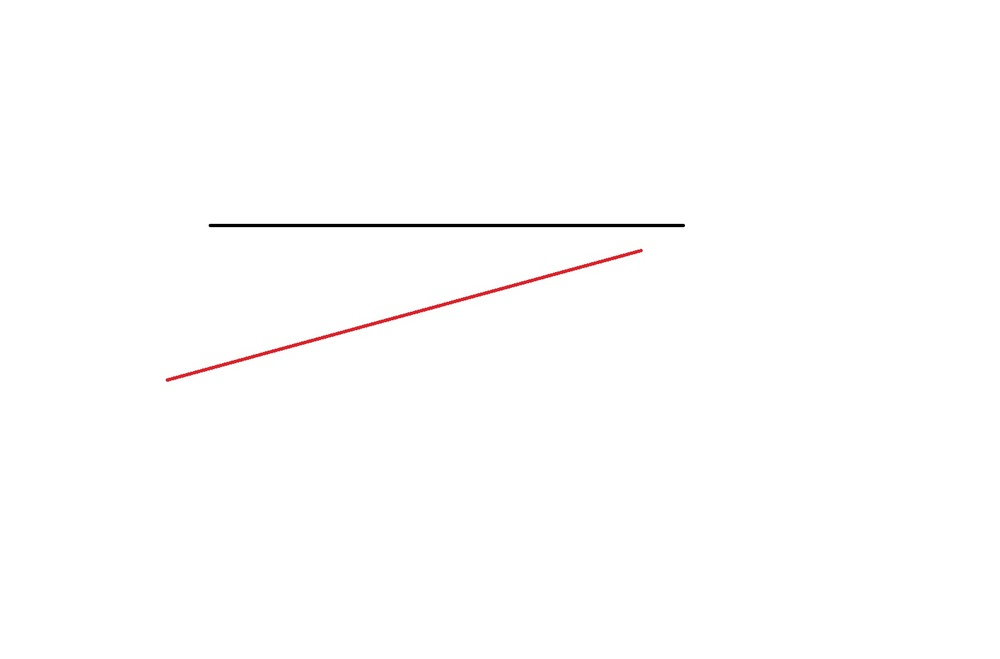
#> input picture two_lines.jpg, 1000 x 659 px, shrunk from 1514 x 998 before the run
$ python for_more_than_one_line.py
#> lines starting #> are read from the running program, lines starting #| are printed output that depends on the picture; after the words box and inside, x2 and y2 are one past the last pixel; in counts of white or black regions, pixels touching at a corner belong together
import cv2
import numpy as np

def detect_and_display_endpoints(image_path):
    # Load the image
#> called with image_path = 'two_lines.jpg'
    image = cv2.imread(image_path)
#> image is the input picture: shape (659, 1000, 3); mean B, G, R 253.8, 253.8, 254.2
    if image is None:
        print(f"Error: Unable to read image '{image_path}'. Check the file path.")
        return

    # Convert to grayscale
    gray = cv2.cvtColor(image, cv2.COLOR_BGR2GRAY)

    # Threshold the image to binary
    _, binary_image = cv2.threshold(gray, 127, 255, cv2.THRESH_BINARY_INV)
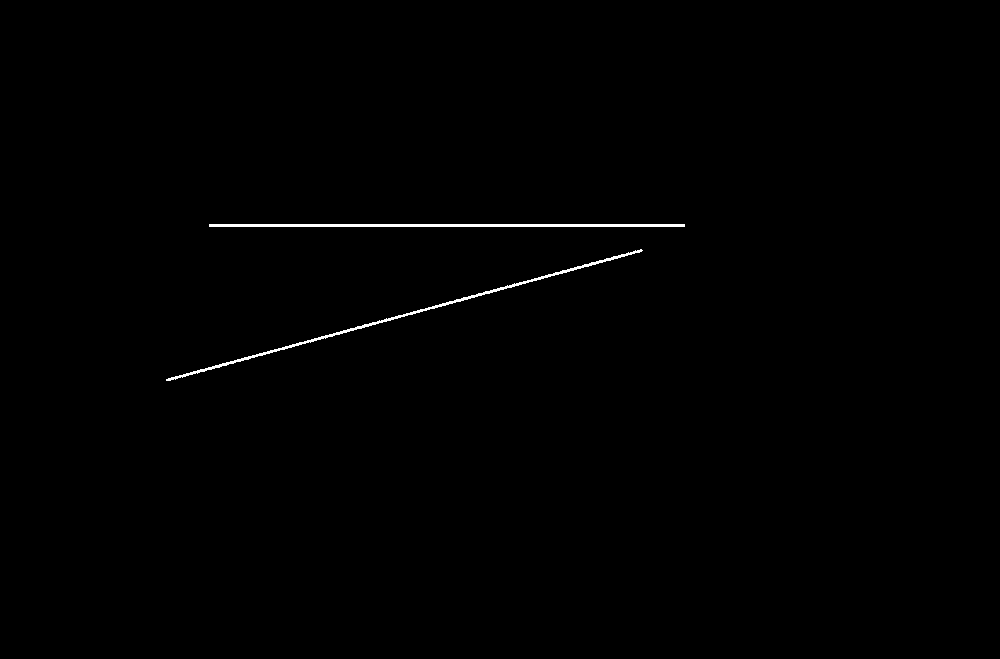
#> binary_image: shape (659, 1000); 0.43% white; 2 white regions, box (x1, y1, x2, y2) and area: (209, 224, 685, 227) 1428, (166, 249, 643, 381) 1374

    # Perform edge detection
    edges = cv2.Canny(binary_image, 50, 150, apertureSize=7)
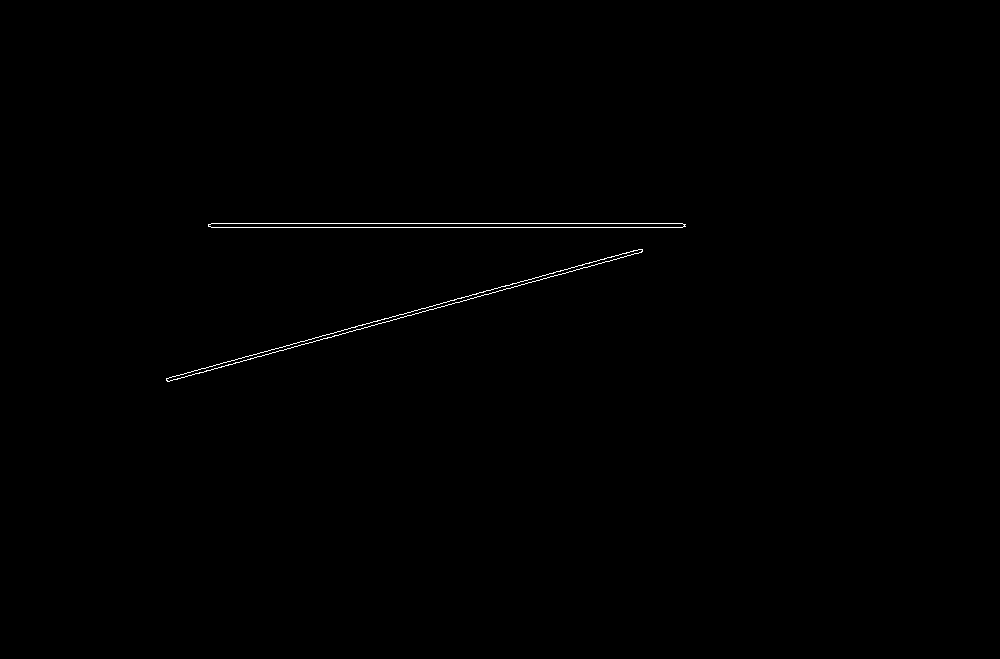
#> edges: shape (659, 1000); 0.29% white in thin lines or dots, all inside (x1, y1, x2, y2) = (166, 223, 686, 382)

    # Detect lines using Hough Line Transform
    lines = cv2.HoughLinesP(edges, 1, np.pi / 180, threshold=50, minLineLength=200, maxLineGap=70)
#> lines = [[211, 223, 682, 223], [211, 227, 682, 227], [166, 380, 587, 267], [194, 370, 560, 271], [358, 325, 642, 249], [400, 317, 641, 252], [166, 378, 377, 321]]

    if lines is None:
        print("No lines detected.")
        return

    # Copy the original image for displaying results
    output_image = image.copy()

    # List to store endpoints for all lines
    all_endpoints = []

    for line in lines:
        x1, y1, x2, y2 = line[0]
        start_point = (x1, y1)
        end_point = (x2, y2)
        all_endpoints.append((start_point, end_point))

        # Draw the detected line
        cv2.line(output_image, start_point, end_point, (0, 255, 0), 2)  # Green line

        # Mark the endpoints
        cv2.circle(output_image, start_point, 5, (0, 0, 255), -1)  # Red circle at start point
        cv2.circle(output_image, end_point, 5, (255, 0, 0), -1)  # Blue circle at end point
#> this loop made 7 passes
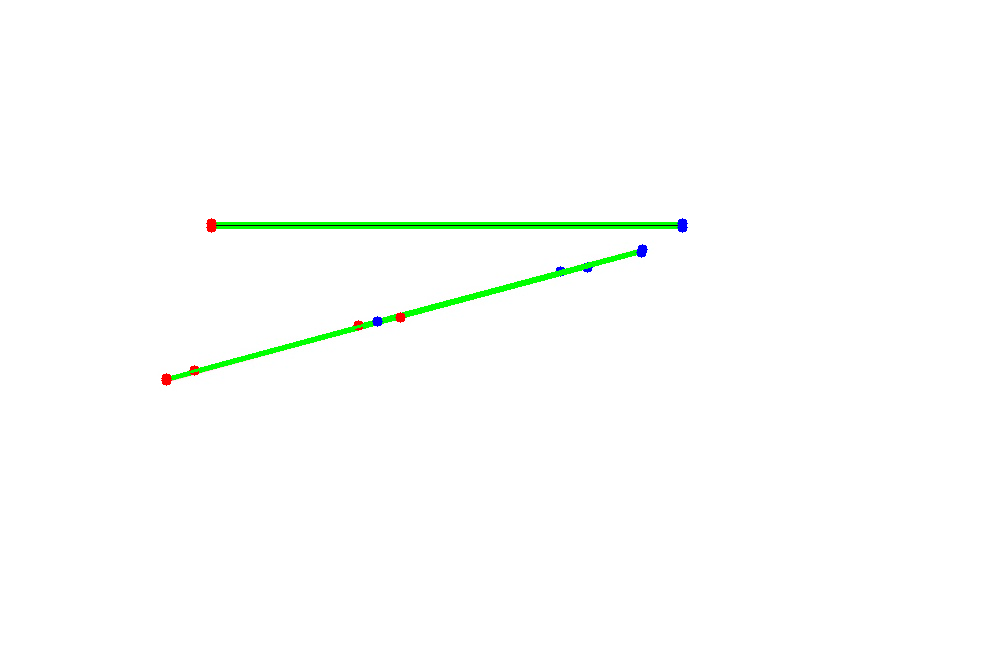
#> output_image: shape (659, 1000, 3); 0.93% of pixels changed, all inside (x1, y1, x2, y2) = (161, 218, 688, 386)
#> after the loop, all_endpoints = [((211, 223), (682, 223)), ((211, 227), (682, 227)), ((166, 380), (587, 267)), ((194, 370), (560, 271)), ((358, 325), (642, 249)), ((400, 317), (641, 252)), ((166, 378), (377, 321))]

    # Display the image with lines and endpoints marked
    cv2.imshow("Detected Endpoints", output_image)
    cv2.waitKey(0)
    cv2.destroyAllWindows()

    # Print the detected endpoints for all lines
    print("Detected Endpoints for All Lines:")
    for idx, endpoints in enumerate(all_endpoints, start=1):
        print(f"Line {idx}: Start = {endpoints[0]}, End = {endpoints[1]}")
#> this loop made 7 passes
#| Line 1: Start = (211, 223), End = (682, 223)
#| Line 2: Start = (211, 227), End = (682, 227)
#| Line 3: Start = (166, 380), End = (587, 267)
#| Line 4: Start = (194, 370), End = (560, 271)
#| Line 5: Start = (358, 325), End = (642, 249)
#| Line 6: Start = (400, 317), End = (641, 252)
#| Line 7: Start = (166, 378), End = (377, 321)

# Example usage
image_path = 'two_lines.jpg'  # Replace with the path to your image
detect_and_display_endpoints(image_path)

$ run again, with line_img.jpg copied over two_lines.jpg
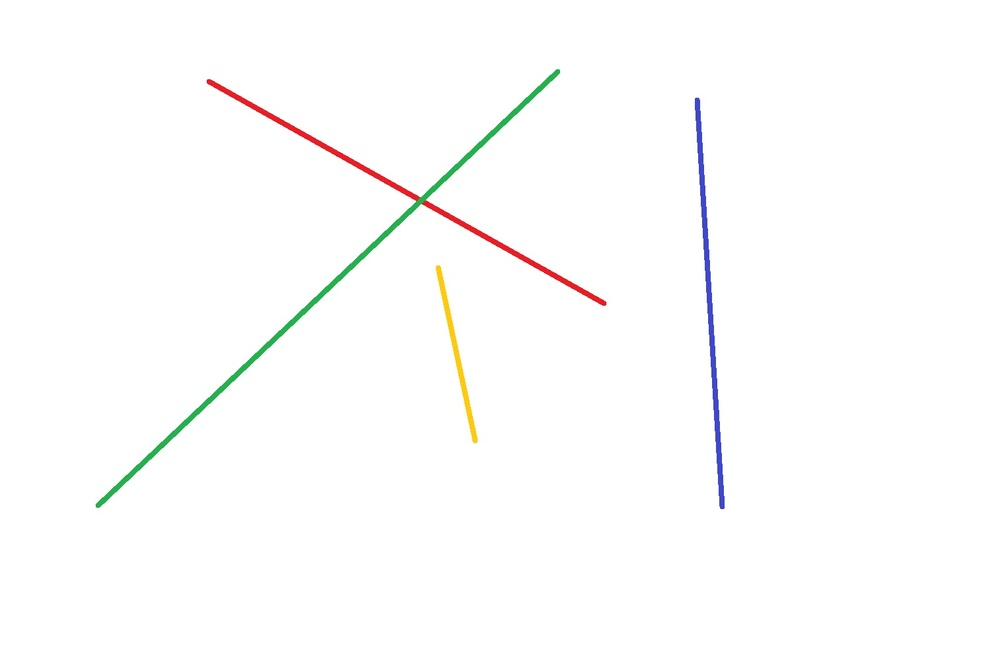
#> input picture line_img.jpg, 1000 x 659 px, shrunk from 1514 x 998 before the run
#> in detect_and_display_endpoints, image is the input picture: shape (659, 1000, 3); mean B, G, R 252.6, 253, 253
#> in detect_and_display_endpoints, `_, binary_image = cv2.threshold(gray, 127, 255, cv2.THRESH_BINARY_INV)`:
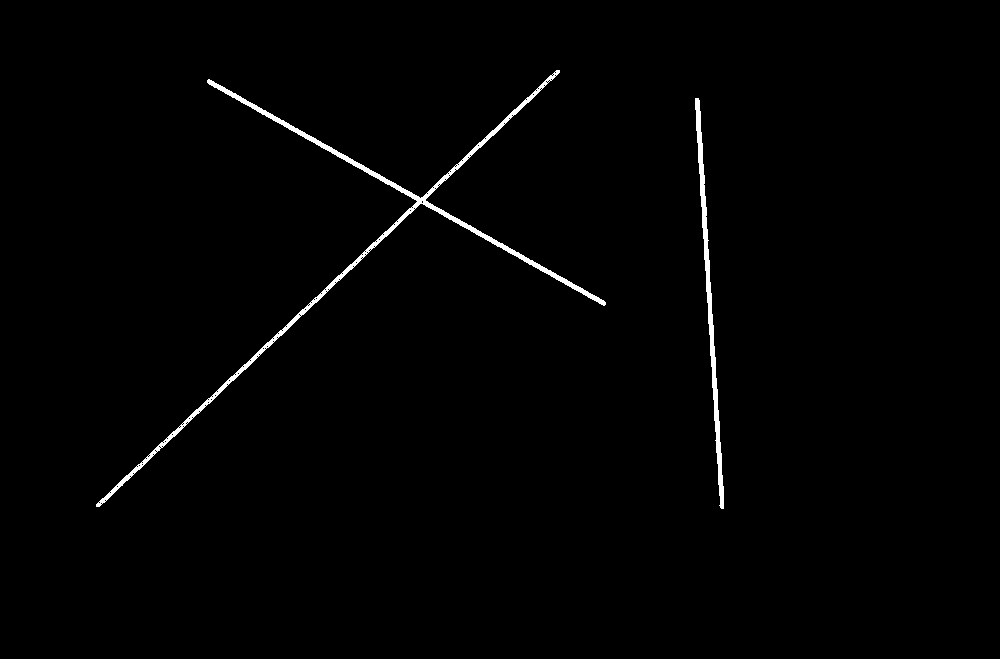
#> binary_image: shape (659, 1000); 1% white; 2 white regions, box (x1, y1, x2, y2) and area: (96, 70, 606, 507) 4814, (695, 98, 724, 509) 1945
#> edges: shape (659, 1000); 0.57% white in thin lines or dots, all inside (x1, y1, x2, y2) = (96, 70, 724, 509)
#> lines = 13 rows, first 6: [194, 410, 460, 161], [99, 506, 317, 302], [333, 285, 554, 78], [211, 86, 520, 258], [351, 159, 604, 300], [208, 79, 521, 253]
#> the loop in detect_and_display_endpoints, `for line in lines:` made 13 passes
#> after the loop in detect_and_display_endpoints, `for line in lines:`:
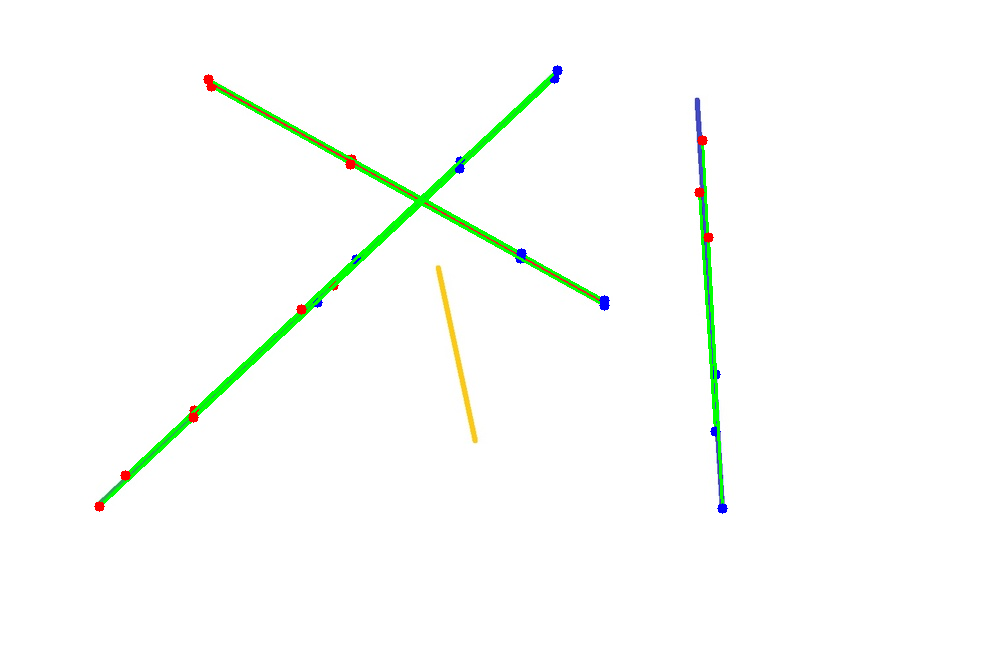
#> output_image: shape (659, 1000, 3); 1.5% of pixels changed, all inside (x1, y1, x2, y2) = (94, 65, 728, 514)
#> after the loop in detect_and_display_endpoints, `for line in lines:`: all_endpoints = 13 items
#> the loop in detect_and_display_endpoints, `for idx, endpoints in enumerate(all_endpoints, start=1):` made 13 passes
#> (printed output is left out)
